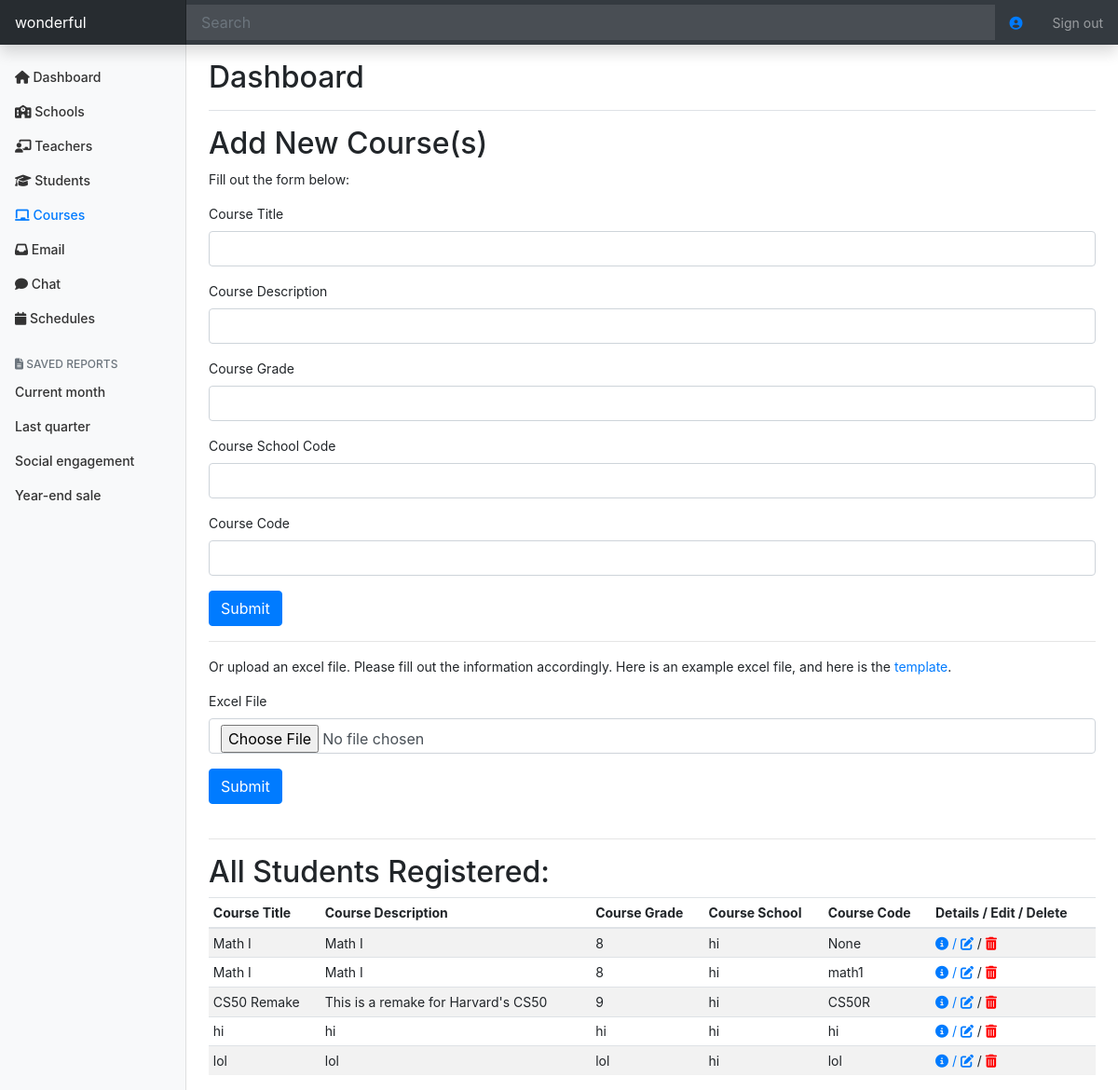
The app's page /district-admin/world/courses (signed in) with its own data.
### tables this page shows
CREATE TABLE "districts" (
	"district_id"	INTEGER PRIMARY KEY AUTOINCREMENT,
	"name"	TEXT,
	"motto"	TEXT,
	"logo"	TEXT,
	"address"	TEXT,
	"code"	TEXT
);

CREATE TABLE "courses" (
	"course_id"	INTEGER PRIMARY KEY AUTOINCREMENT,
	"title"	TEXT,
	"grade"	TEXT,
	"district_id"	INTEGER,
	"school_id"	INTEGER,
	"description"	TEXT,
	"code"	TEXT
);

CREATE TABLE "schools" (
	"school_id"	INTEGER PRIMARY KEY AUTOINCREMENT,
	"district_id"	INTEGER,
	"name"	TEXT,
	"address"	TEXT,
	"description"	TEXT,
	"code"	TEXT
);

### app.py (the view)
@app.route("/district-admin/<string:d_code>/courses", methods=["GET", "POST"])
@login_required
def district_admin_courses(d_code):
    user_info = c.execute("SELECT * FROM users WHERE user_id=:user_id", {
        "user_id": session.get("user_id")
    }).fetchall()
    try:
        district = c.execute("SELECT * FROM districts WHERE code=:code", {
            "code": d_code
        }).fetchall()[0][0]
    except IndexError:
        abort(403)
    d_id = c.execute("SELECT district_id FROM districts WHERE code=:code", {
        "code": d_code
    }).fetchall()[0][0]
    if request.method == "POST":
        courses = c.execute("SELECT code FROM courses WHERE district_id=:d_id",
                            {
                                "d_id": d_id
                            }).fetchall()
        if (request.form.get("c_code"), ) in courses:
            return render_template("error.html",
                                   title="Course code already exist",
                                   details="Please change your course code")
        s_code = c.execute(
            "SELECT * FROM schools WHERE code=:code AND district_id=:d_id", {
                "code": request.form.get("s_code"),
                "d_id": d_id
            }).fetchall()
        if len(s_code) != 1:
            return render_template("error.html",
                                   title="School code not found",
                                   details="Please check your school code")
        c.execute(
            "INSERT INTO courses (title, grade, district_id, school_id, description, code) VALUES (:title, :grade, :district_id, :school_id, :description, :code)",
            {
                "title": request.form.get("title"),
                "grade": request.form.get("grade"),
                "district_id": d_id,
                "school_id": s_code[0][0],
                "description": request.form.get("description"),
                "code": request.form.get("c_code"),
            })
        conn.commit()
        return redirect(f"/district-admin/{d_code}/courses")
    else:
        courses = c.execute("SELECT * FROM courses WHERE district_id=:d_id", {
            "d_id": d_id
        }).fetchall()
        c_list = []
        for course in courses:
            s_code = c.execute(
                "SELECT code FROM schools WHERE school_id=:s_id", {
                    "s_id": course[4]
                }).fetchall()[0][0]
            c_list.append([course[1], course[5], course[2], s_code, course[6]])
        return render_template("district-admin/courses.html", courses=c_list)

### helpers.py (called while the page is built)
def login_required(f):
    @wraps(f)
    def decorated_function(*args, **kwargs):
        if session.get("user_id") is None:
            return redirect("/login?next=" + request.path)
        return f(*args, **kwargs)
    return decorated_function

### templates/district-admin/courses.html (shortened to what this page needs)
{% extends "district-admin/dashboard-layout.html" %}
{% block main %}
  <div class="d-flex justify-content-between flex-wrap flex-md-nowrap align-items-center pt-3 pb-2 mb-3 border-bottom">
    <h1 class="h2">Dashboard</h1>
  </div>
  <h2>Add New Course(s)</h2>
  <p>Fill out the form below: </p>
  <form action="/district-admin/{{ session['district_code'] }}/courses" method="POST">
    <div class="form-group">
      <label for="exampleInputEmail1">Course Title</label>
      <input type="text" class="form-control" id="exampleInputEmail1" aria-describedby="emailHelp" name="title" required>
    </div>
    <div class="form-group">
      <label for="exampleInputEmail1">Course Description</label>
      <input type="text" class="form-control" id="exampleInputEmail1" aria-describedby="emailHelp" name="description" required>
    </div>
    <div class="form-group">
      <label for="exampleInputEmail1">Course Grade</label>
      <input type="text" class="form-control" id="exampleInputEmail1" aria-describedby="emailHelp" name="grade" required>
    </div>
  <div class="form-group">
      <label for="exampleInputEmail1">Course School Code</label>
      <input type="text" class="form-control" id="exampleInputEmail1" aria-describedby="emailHelp" name="s_code" required>
  </div>
  <div class="form-group">
    <label for="exampleInputEmail1">Course Code</label>
    <input type="text" class="form-control" id="exampleInputEmail1" aria-describedby="emailHelp" name="c_code" required>
  </div>
  <button type="submit" class="btn btn-primary">Submit</button>
  </form>
  <hr>
  <p>Or upload an excel file. Please fill out the information accordingly. Here is an example excel file, and here is the <a href="/static/District-Upload-Teacher-Template.xlsx">template</a>.</p>
  <form action="/district-admin/{{ session['district_code'] }}/students" method="POST" enctype="multipart/form-data">
    <div class="form-group">
      <label for="exampleInputEmail1">Excel File </label>
      <input type="file" class="form-control" id="exampleInputEmail1" aria-describedby="emailHelp" name="file" required accept="application/vnd.openxmlformats-officedocument.spreadsheetml.sheet, application/vnd.ms-excel">
    </div>
    <button type="submit" class="btn btn-primary">Submit</button>
  </form>
  <br>
  <hr>
  <h2>All Students Registered: </h2>
  <div class="table-responsive">
    <table class="table table-striped table-sm">
      <thead>
        <tr>
          <th>Course Title</th>
          <th>Course Description</th>
          <th>Course Grade</th>
          <th>Course School</th>
          <th>Course Code</th>
          <th>Details / Edit / Delete</th>
        </tr>
      </thead>
      <tbody>
        {% for course in courses %}
          <tr>
            <td>{{ course[0] }}</td>
            <td>{{ course[1] }}</td>
            <td>{{ course[2] }}</td>
            <td>{{ course[3] }}</td>
            <td>{{ course[4] }}</td>
            <td><a href="edit/course/{{ course[4] }}"><i class="fas fa-info-circle"></i> / <i class="fas fa-edit"></i></a> / <a href="delete/teacher/{{ course[5] }}"><i class="fas fa-trash-alt" style="color:red;"></i></a></td>
          </tr>
        {% endfor %}
      </tbody>
    </table>
  </div>
{% endblock %}

### templates/district-admin/dashboard-layout.html (shortened to what this page needs)
<!doctype html>
<html lang="en">
  <head>
    <link rel="stylesheet" href="https://stackpath.bootstrapcdn.com/bootstrap/4.5.0/css/bootstrap.min.css">
    <link href="/static/district-admin-dashboard.css" rel="stylesheet">
  </head>
  <body>
    <nav class="navbar navbar-dark sticky-top bg-dark flex-md-nowrap p-0 shadow">
  <a class="navbar-brand col-md-3 col-lg-2 mr-0 px-3" href="/district-admin/{{ session['district_code'] }}">{{ session["district_name"] }}</a>
  <input class="form-control form-control-dark w-100" type="text" placeholder="Search" aria-label="Search">
  <a class="nav-link" href="/profile"><i class="fas fa-user-circle"></i></a>
  <ul class="navbar-nav px-3">
    <li class="nav-item text-nowrap">
      <a class="nav-link" href="/logout">Sign out</a>
    </li>
  </ul>
</nav>
<div class="container-fluid">
  <div class="row">
    <nav id="sidebarMenu" class="col-md-3 col-lg-2 d-md-block bg-light sidebar collapse">
      <div class="sidebar-sticky pt-3">
        <ul class="nav flex-column">
          <li class="nav-item">
            <a class="nav-link" href="/district-admin/{{ session['district_code'] }}" id="dashboard">
                <i class="fas fa-home"></i>
              Dashboard <span class="sr-only">(current)</span>
            </a>
          </li>
          <li class="nav-item">
            <a class="nav-link" href="/district-admin/{{ session['district_code'] }}/schools" id="schools">
                <i class="fas fa-school"></i>
               Schools
            </a>
          </li>
          <li class="nav-item">
            <a class="nav-link" href="/district-admin/{{ session['district_code'] }}/teachers" id="teachers">
                <i class="fas fa-chalkboard-teacher"></i>
              Teachers
            </a>
          </li>
          <li class="nav-item">
            <a class="nav-link" href="/district-admin/{{ session['district_code'] }}/students" id="students">
                <i class="fas fa-graduation-cap"></i>
              Students
            </a>
          </li>
          <li class="nav-item">
            <a class="nav-link" href="/district-admin/{{ session['district_code'] }}/courses" id="courses">
              <i class="fas fa-chalkboard"></i>
              Courses
            </a>
          </li>
          <li class="nav-item">
            <a class="nav-link" href="/email" id="email">
              <i class="fas fa-inbox"></i>
              Email
            </a>
          </li>
          <li class="nav-item">
            <a class="nav-link" href="/chat" id="chat">
              <i class="fas fa-comment"></i>
              Chat
            </a>
          </li>
          <li class="nav-item">
            <a class="nav-link" href="/district-admin/{{ session['district_code'] }}/schedules" id="schedules">
              <i class="fas fa-calendar"></i>
              Schedules
            </a>
          </li>
        </ul>
        <h6 class="sidebar-heading d-flex justify-content-between align-items-center px-3 mt-4 mb-1 text-muted">
          <span><i class="fas fa-file-alt"></i> Saved reports</span>
        </h6>
        <ul class="nav flex-column mb-2">
          <li class="nav-item">
            <a class="nav-link" href="#">
              Current month
            </a>
          </li>
          <li class="nav-item">
            <a class="nav-link" href="#">
              Last quarter
            </a>
          </li>
          <li class="nav-item">
            <a class="nav-link" href="#">
              Social engagement
            </a>
          </li>
          <li class="nav-item">
            <a class="nav-link" href="#">
              Year-end sale
            </a>
          </li>
        </ul>
      </div>
    </nav>
    <main role="main" class="col-md-9 ml-sm-auto col-lg-10 px-md-4">
        {% block main %}{% endblock %}
    </main>
  </div>
</div>
</html>

### static/district-admin-dashboard.css (style rules this page uses)
body { font-size: .875rem; }
.sidebar { position: fixed; top: 0; bottom: 0; left: 0; z-index: 100; padding: 48px 0 0; box-shadow: inset -1px 0 0 rgba(0, 0, 0, .1); }
.sidebar-sticky { position: relative; top: 0; height: calc(100vh - 48px); padding-top: .5rem; overflow-x: hidden; overflow-y: auto; }
.sidebar .nav-link { font-weight: 500; color: #333; }
.sidebar .nav-link.active { color: #007bff; }
.sidebar-heading { font-size: .75rem; text-transform: uppercase; }
.navbar-brand { padding-top: .75rem; padding-bottom: .75rem; font-size: 1rem; background-color: rgba(0, 0, 0, .25); box-shadow: inset -1px 0 0 rgba(0, 0, 0, .25); }
.navbar .form-control { padding: .75rem 1rem; border-width: 0; border-radius: 0; }
.form-control-dark { color: #fff; background-color: rgba(255, 255, 255, .1); border-color: rgba(255, 255, 255, .1); }

### records on screen
districts: district_name "wonderful"
courses: title "Math I", description "Math I"
schools: code "hi" "hi" "hi" "hi" "hi"
courses: title "Math I", description "Math I", code "math1"
courses: title "CS50 Remake", description "This is a remake for Harvard's CS50", code "CS50R"
courses: title "hi", description "hi", grade "hi", code "hi"
courses: title "lol", description "lol", grade "lol", code "lol"

### other values on screen
{{ course[2] }} "8" "8" "9"
{{ course[4] }} "None"
